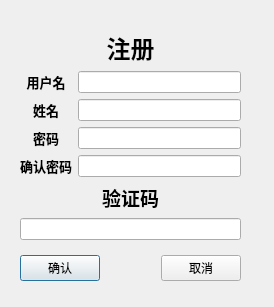
<?xml version="1.0" encoding="UTF-8"?>
<ui version="4.0">
 <class>RegisterDialog</class>
 <widget class="QDialog" name="RegisterDialog">
  <property name="geometry">
   <rect>
    <x>0</x>
    <y>0</y>
    <width>274</width>
    <height>307</height>
   </rect>
  </property>
  <property name="windowTitle">
   <string>Dialog</string>
  </property>
  <widget class="QWidget" name="layoutWidget">
   <property name="geometry">
    <rect>
     <x>20</x>
     <y>30</y>
     <width>221</width>
     <height>251</height>
    </rect>
   </property>
   <layout class="QVBoxLayout" name="verticalLayout_4">
    <item>
     <widget class="QLabel" name="TitleLabel">
      <property name="text">
       <string>&lt;html&gt;&lt;head/&gt;&lt;body&gt;&lt;p align=&quot;center&quot;&gt;&lt;span style=&quot; font-size:18pt; font-weight:600;&quot;&gt;注册&lt;/span&gt;&lt;/p&gt;&lt;/body&gt;&lt;/html&gt;</string>
      </property>
     </widget>
    </item>
    <item>
     <layout class="QHBoxLayout" name="horizontalLayout">
      <item>
       <layout class="QVBoxLayout" name="verticalLayout">
        <item>
         <widget class="QLabel" name="StudentNumberLabel">
          <property name="text">
           <string>&lt;html&gt;&lt;head/&gt;&lt;body&gt;&lt;p align=&quot;center&quot;&gt;&lt;span style=&quot; font-size:10pt; font-weight:600;&quot;&gt;用户名&lt;/span&gt;&lt;/p&gt;&lt;/body&gt;&lt;/html&gt;</string>
          </property>
         </widget>
        </item>
        <item>
         <widget class="QLabel" name="NameLabel">
          <property name="text">
           <string>&lt;html&gt;&lt;head/&gt;&lt;body&gt;&lt;p align=&quot;center&quot;&gt;&lt;span style=&quot; font-size:10pt; font-weight:600;&quot;&gt;姓名&lt;/span&gt;&lt;/p&gt;&lt;/body&gt;&lt;/html&gt;</string>
          </property>
         </widget>
        </item>
        <item>
         <widget class="QLabel" name="PasswordLabel">
          <property name="text">
           <string>&lt;html&gt;&lt;head/&gt;&lt;body&gt;&lt;p align=&quot;center&quot;&gt;&lt;span style=&quot; font-size:10pt; font-weight:600;&quot;&gt;密码&lt;/span&gt;&lt;/p&gt;&lt;/body&gt;&lt;/html&gt;</string>
          </property>
         </widget>
        </item>
        <item>
         <widget class="QLabel" name="SurePasswordLabel">
          <property name="text">
           <string>&lt;html&gt;&lt;head/&gt;&lt;body&gt;&lt;p align=&quot;center&quot;&gt;&lt;span style=&quot; font-size:10pt; font-weight:600;&quot;&gt;确认密码&lt;/span&gt;&lt;/p&gt;&lt;/body&gt;&lt;/html&gt;</string>
          </property>
         </widget>
        </item>
       </layout>
      </item>
      <item>
       <layout class="QVBoxLayout" name="verticalLayout_2">
        <item>
         <widget class="QLineEdit" name="UserNameLineEdit"/>
        </item>
        <item>
         <widget class="QLineEdit" name="NameLineEdit"/>
        </item>
        <item>
         <widget class="QLineEdit" name="PasswordLineEdit"/>
        </item>
        <item>
         <widget class="QLineEdit" name="SurePasswordLineEdit"/>
        </item>
       </layout>
      </item>
     </layout>
    </item>
    <item>
     <layout class="QVBoxLayout" name="verticalLayout_3">
      <item>
       <widget class="QLabel" name="CodeLabel">
        <property name="text">
         <string>&lt;html&gt;&lt;head/&gt;&lt;body&gt;&lt;p align=&quot;center&quot;&gt;&lt;span style=&quot; font-size:14pt; font-weight:600;&quot;&gt;验证码&lt;/span&gt;&lt;/p&gt;&lt;/body&gt;&lt;/html&gt;</string>
        </property>
       </widget>
      </item>
      <item>
       <widget class="QLineEdit" name="CodeLineEdit"/>
      </item>
     </layout>
    </item>
    <item>
     <spacer name="verticalSpacer">
      <property name="orientation">
       <enum>Qt::Vertical</enum>
      </property>
      <property name="sizeHint" stdset="0">
       <size>
        <width>20</width>
        <height>18</height>
       </size>
      </property>
     </spacer>
    </item>
    <item>
     <layout class="QHBoxLayout" name="horizontalLayout_2">
      <item>
       <widget class="QPushButton" name="SureButton">
        <property name="text">
         <string>确认</string>
        </property>
       </widget>
      </item>
      <item>
       <spacer name="horizontalSpacer">
        <property name="orientation">
         <enum>Qt::Horizontal</enum>
        </property>
        <property name="sizeHint" stdset="0">
         <size>
          <width>40</width>
          <height>20</height>
         </size>
        </property>
       </spacer>
      </item>
      <item>
       <widget class="QPushButton" name="CancelButton">
        <property name="text">
         <string>取消</string>
        </property>
       </widget>
      </item>
     </layout>
    </item>
   </layout>
  </widget>
 </widget>
 <resources/>
 <connections/>
</ui>
